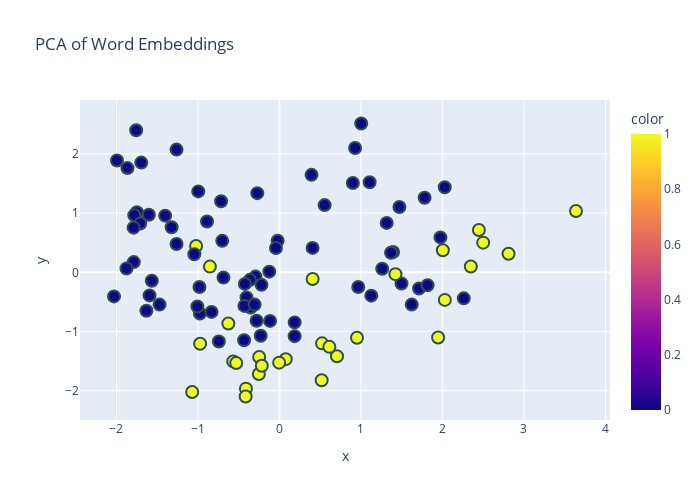

Notebook code for this chart:
### Markdown cell above
# Results 

Let's plot the embeddings of the focal word.

### Code cell
def plot_result(emb, labels, sentences):
    xy = PCA(n_components=2).fit_transform(emb)

    fig = px.scatter(
        x=xy[:, 0],
        y=xy[:, 1],
        color=labels,
        hover_data=[sentences],
        title="PCA of Word Embeddings",
    )
    fig.update_layout(width=700, height=500)
    fig.update_traces(
        marker=dict(size=12, line=dict(width=2, color="DarkSlateGrey")),
        selector=dict(mode="markers"),
    )
    fig.show()

emb1 = emb.detach().numpy()
plot_result(emb1, labels, sentences)

### Figure 1 — Plotly figure (JSON) as saved in the notebook; plotly's stock layout.template omitted (floating-point values rounded to 4 significant figures)
{"data": [{"customdata": [["apple 's safari had its first beta release in january 2003 ; as of april 2011 , it had a dominant share of apple-based web browsing , accounting for just over 7 % of the entire browser market ."], ["it is notable that , like many other fmv games of the era , golden gate killer uses apple 's quicktime technology for its integration of movies and sound , and also comes on a hybrid windows/macintosh cd-rom ( i.e. a single disc containing both the mac and windows versions of the game ) ."], ["before this announcement , valve teased the release by e-mailing several images to mac community and gaming websites ; the images featured characters from valve games with apple logos and parodies of vintage macintosh advertisements ."], ["in the eastern us , the gypsy moth prefers oaks , aspen , apple , sweetgum , speckled alder , basswood , gray , paper birch , poplar , willow , and hawthorns , amongst other species ."], ["marketing logo used by commodore in the us during the late 1980s amiga technologies logo incorporating the '' boing ball '' ( 1996 ) the name amiga was chosen by the developers from the spanish word for a female friend , because they knew spanish , and because it occurred before apple and atari alphabetically ."], ["projects include helping apple design the user-interface for applelink personal edition ( which became aol ) , hp with the design of the user interface for its halo telepresence system , kaiser permanente improve its online library for physicians and nurses , sabre revolutionize its graphical user-interface design for one-third of the world 's travel agents , livescribe with the first version of its smartpen , and sap 's with sustainability-oriented enterprise software ."], ["backers included apple co-founder steve wozniak and kickstarter co-founder yancey strickler , who pre-ordered the kit ."], ["they use apple laptops that students are required to supply themselves ."], ["its competitors were apple 's own speech recognition software ( built into mac os x ) ; dragon naturally speaking by nuance , running under windows virtualization software such as parallels desktop for mac or vmware fusion ; and the discontinued speech recognition program viavoice by nuance / ibm ."], ["this change was a response to the introduction of hulu and to apple 's new video rental services ."], ["computer lettering the evolution of desktop publishing powered by computers , especially those made by apple , began in the 1980s , and started having a gradual impact on comics lettering soon after ."], ["rambo is the name of two apple varieties ."], ["depending on the student 's major , a student will receive either an apple macbook pro or a lenovo thinkpad to work with ."], ["adam nash previously worked for linkedin , ebay and apple ."], ["this technique , possible in many professional and home software applications , is termed '' the ken burns effect '' in apple 's iphoto , imovie and final cut pro x software applications ."], ["the demos were running on '' xbox 360 alpha development kits '' which were apple powermac g5 , chosen due to the powerpc processor architecture that the machine shares with the xbox 360 ."], ["some mobile device manufacturers include mobile cloud storage apps with their product as is the case with apple ."], ["the ' summerfree ' is an apple cultivar first developed in italy in the 1990s by crossing ' pri 1956-6 ' and ' ed gould golden ' apples ."], ["in an attempt to correct this situation , apple federal systems has done work for adding some support for common access cards to their later snow leopard operating system updates out of the box using the muscle ( movement for the use of smartcards in a linux environment ) project ."], ["in april 2010 , the site was the 28th most visited site in the world according to alexa 's internet rankings and in august 2010 , the site was the 27th most visited site drawing more traffic than the websites of aol , bbc , flickr , craigslist , apple , cnn , linkedin , adobe , cnet , espn and several other heavy hitters ."], ["he has contributed numerous articles to the apple developers connection , computer arts magazine , and macworld magazine as well as appearing on techtv 's the screen savers ."], ["however , in recent years , its market share declined as a result of the growing use of touchscreen smartphones from other vendors , such as apple 's iphone line and android - based products ."], ["it is a developer tool included in apple mac os x v10.5 and later versions of mac os x , built on top of the dtrace tracing framework from opensolaris and ported to mac os x ."], ["a company representative , at the 2007 premiere of the apple iphone , promised it '' will feel like minority report ."], ["fone zone listed on the australian stock exchange in 2005 and recently announced the purchase of next byte , a chain of apple resellers , in an effort to broaden their income stream and enhance growth ."], ["it is commonly made from the fermentation of plum , but other fruits used include apricot , apple , pear , peach and cherries ."], ["he may have been a god of apple tree ."], ["hamton j . pig : hungry boy hamton ( a.k.a. '' junction '' ) - similar to konami 's loco-motion , hamton is walking along a blue path towards apple ."], ["apple and bunches of grape occur very frequently , other fruits less so ."], ["products in the caldera include fruits ( apple , grapes , quince fruit , pomegranate , fig , peach and tomato ) and vegetables ( bean , corn , potato , yam , manioc , and peppers ) for local consumption and commercial production ."], ["was a magazine for owners of apple 's ios devices ( iphone , ipad and ipod touch ) , published by future plc ."], ["critics felt that in the case of the latter , microsoft 's decision had delivered a potential blow to the adoption of usb 2.0 , as xp was to provide support for the competing , apple - developed firewire standard instead ."], ["esther balogh spoke on paprika , bruce kraig on hot dog and joan morgan on apple , soon to be the subject of her definitive the book of apples ( 1993 ) ."], ["ios ( ipad , iphone , ipod touch ) on january 19 , 2012 , namco bandai released a port of soulcalibur for apple 's ios platform ."], ["in the late 18th and early 19th centuries , westford primarily produced granite , apple , and worsted yarn ."], ["it is an agricultural center , producing primarily cereals , potato , and fruit ( mainly apple ) ."], ["the app first launched in february 2012 for san francisco users on apple devices ."], ["history development the development of the galaxy gear came in the midst of a push towards the growing smartwatch market ; samsung 's main competitor apple had been the subject of rumors suggesting an upcoming watch product , while the kickstarter - backed pebble ( which reached mass market availability in july 2013 ) has been credited with creating mainstream interest in the concept ."], ["in the fall of 2006 , used apple laptop computers were issued to each incoming freshman ."], ["apple has proposed and implemented a closure syntax for c that solves the upwards funarg problem by dynamically moving closures from the stack to the heap as necessary ."], ["the issue marked the eighth time jobs was featured on the cover of time , and included a photographic essay by diana walker , a retrospective on apple by harry mccracken and lev grossman , and a six-page essay by walter isaacson ."], ["bob mansfield is a hardware engineer working at apple ."], ["new species he described for the first time in the flora altaica include malus sieversii ( as pyrus sieversii ) , the wild ancestor of the apple , and the siberian larch ( larix sibirica ) ."], ["career he started his career at apple ."], ["the most common version of unix ( bearing certification ) is apple 's os x , while linux is the most popular non-certified workalike ."], ["due to the overall customer experience , including ease of use and emphasis on design , betterment has been called the '' apple of finance ."], ["the school has recently announced the shift to apple products for the 2014-2015 school year ."], ["technology industry pittsburgh has established itself as a technology hub with such companies as google , apple , intel and rand establishing campuses in the city ."], ["major prizes are supplied by adobe and apple ."], ["the fruit grow as small , showy , apple - like , red pome , ripening in september to october , and enduring into the winter ."], ["they also eat crops such as apple , and will raid maize and sorghum ."], ["on may 15 , 2013 , '' say the same thing '' became the 50 billionth download in apple 's app store ."], ["it was established in 1975 with a purpose of conservation of natural forests composed of walnut trees ( juglans regia ) , apple trees ( malus spp ) , alycha ( prunus divaricata ) and other species ."], ["in 2007 , apple announced that tahoma would be bundled with the next version of mac os x v10.5 ( '' leopard '' ) ."], ["← = = members = = members of the html working group include representatives from the following organizations : adobe systems inc. apple google , inc. hp microsoft mozilla opera software w3c has also invited several experts to collaborate with the working group including : robin berjon ( current editor for the html5 and dom4 specifications ) marcos cáceres ian devlin steve faulkner john foliot jeremy keith martin mcevoy janina sajka david sleight manu sporny oli studholme internal working system the htmlwg has members from a diverse community such as content provider , content authors and anyone interested in the work on html ."], ["itrack solo is an interface for recording instruments and vocals using an apple ipad ."], ["clowdy also have an for apple ios users and an for android ."], ["in the original , an apple obscures the face ."], ["according to stephenson , inspiration was drawn not just from the beatles , but also from the story of apple and their war with microsoft and how he thought the leaders of the two rivals would work if they were teammates ."], ["later desktop computers built by apple and ibm would also offer a simpler and more popular architecture to run lisp applications on ."], ["several apple proprietary disk image formats can be used to create these images , including the universal disk image format ( udif ) and the new disk image format ( ndif ) ."], ["the episode introduces sabre 's pyramid tablet , a device that serves as a parody of several tablet computer , specifically the apple ipad ."], ["the suicides drew media attention , and employment practices at foxconn , a large contract manufacturer , were investigated by several of its customers including apple and hp ."], ["at lower altitudes , temperate-climate trees are found , including oak , chestnut , maple , birch , alder , magnolia , apple , and apricot ."], ["this can be done either on a windows pc running fl studio natively , or an apple computer using either boot camp or virtualization ."], ["later bought by apple and distributed for free , at least in part to settle a class-action lawsuit brought by customers who demanded to know why their 32-bit 68020 microprocessors could not access more than 8 megabytes of ram ."], ["rogers introduced service on the gsm wireless network in 2002 , and brought apple 's iphone to canada in 2008 ."], ["another important activity is the production of apple , pear , peach and others , specially in the alto valle area , shared with río negro ."], ["among the ingredients used are plum or pear syrup , dried pears , plums or cherries , apple vinegar and honey ."], ["after demoing their product on an early apple computer , businesses became interested in obtaining their product ."], ["in 1959 , barclay hauled several wagonloads of apple to the roadside and set up a makeshift stand ."], ["mostarda di mantova ( also called mostarda di mele campanine or mostarda mantovana ) is made from small , sour green apple called mele campanine ."], ["some ( such as apple , atari , and acorn ) persevered with their independent and quite different systems ."], ["the fruits , which only ripen after dropping to the ground , are valued as an australian bush food and are variously described as tasting like stewed apple or kiwifruit ."], ["in modern ides all major development environments supply some manner of class browser , including apple xcode for mac os x cincom smalltalk codewarrior for microsoft windows , mac os , and embedded systems eclipse embarcadero delphi embarcadero jbuilder ibm websphere intellij idea kdevelop microsoft visual studio netbeans red gate .net reflector squeak smalltalk step ahead javelin visual prolog zeus for windows ide modern class browsers fall into three general categories : the columnar browsers , the outline browsers , and the diagram browsers ."], ["atlassian confluence apple calendar contactizer em client fruux facebook firstclass google calendar huddle liquidplanner lotus notes lotus organizer meeting maker ( peoplecube ) microsoft entourage microsoft exchange server microsoft office outlook 2000 microsoft office outlook 2007 microsoft office outlook 2010 microsoft office outlook 2013 microsoft works calendar midas web based room and resource scheduling software which allows export of bookings in ical format myphoneexplorer freeware phone manager for sonyericsson mobile phones ."], ["animal feces fresh bear scat showing a diet of apple bear scat showing consumption of bin bag in garbage horse feces the feces of animals often have special names ."], ["pennsylvania ranks fourth in the united states in dairy production , fourth in horticulture retail sales , first in agaricus mushroom production ( 62 % of u.s. output during 2011 -- 12 ) , fourth in apple production , fourth in grape production , and seventh in winemaking ."], ["he also seems to love stuffed toy , as evident in pitchin ' impossible in many episodes , he is seen doing many random things with body parts from dead characters , like using mime 's head for a jack o'lantern , using sniffles ' head for a bowling ball , mistaking disco bear 's severed head for a watermelon and weighing it on a scale , mistaking giggles ' heart as a piece of litter , and mistaking cuddles ' eye for an apple ."], ["iphone hacking brocious , under the pseudonym daeken , joined with a group of other hackers to reverse engineer the iphone , granting users the ability to use their phones in ways not intended by apple ."], ["main branch of economy is agriculture , is growing cereals ( barley , wheat , oats ) , vegetables , tobacco , sunflower and permanent crops : orchards ( apple , cherry , hair ) and vine ."], ["the fact that it was n't a '' clone '' of similar 8-bit systems ( like the apple , the trs-80 or even the sinclair spectrum ) certainly did not contributed to its popularity ."], ["in 1999 he portrayed original apple investor mike markkula in the tnt movie pirates of silicon valley ."], ["pascal cagni is a french business leader best known for his highly successful management of apple 's european business from 2000 to 2012 ."], ["taste can vary depending on soil conditions , and the tastes of apple , pineapple , and banana together is also common ."], ["ios version chrome is available on apple 's mobile ios operating system as google chrome for ios ."], ["beignet are also very famous and are commonly prepared with apple and served with vanilla sauce ."], ["hocevar is part of goatse security , an information security working group most known for revealing a security flaw in at&t 's website , leading to the release of 114,000 email addresses of apple ipad users ."], ["espn media outlets espn mvp/mobile the book those guys have all the fun : inside the world of espn notes that apple ceo steve jobs reportedly told espn president george bodenheimer in reference to an espn-branded samsung flip-phone released in 2006 , '' your phone is the dumbest fucking idea i have ever heard '' ."], ["in 2007 , she wrote the piano piece '' the kiss '' that was used for a worldwide tv advertising campaign for apple ipad 3 and it was also used for marks & spencer 's advert ."], ["the codling moth cydia pomonella causes worm-holes in apple ."], ["medavoy himself leaves his wife , recognizing that she is holding him back , but it is too late to save his relationship with donna , who leaves to take a job with apple in california ."], ["companies covered include apple , bbc , bskyb , bt , canal+ , channel 4 , ee , dmgt , facebook , channel 5 , google , guardian media group , hibu , hutchison 3g , iliad s.a . , itv , microsoft , nokia , o2 , orange , sfr , sky deutschland , sky italia , t-mobile , talktalk , virgin media , vodafone , yahoo! ."], ["as a location scout in hollywood , he has recently scouted for the hangover part iii , hawaii five-0 , burlesque , the fighter , castle and commercials for brands such as apple , exxonmobil , ford , hyundai , mountain dew , nike , pepsi , verizon and others ."], ["idex holds early patents for low-cost capacitive fingerprint sensors and has a cross-licence with apple relating to this technology ."], ["introduced in 1999 , it preceded the apple ipod and similar players ."], ["he also played norvo tigan , the brother of nicole de boer 's character of ezri dax , in the episode , '' '' ; '' psychic-guy '' patient mr. duff in the grey 's anatomy episode , '' save me '' ; the driver in the 2001 vw jetta ad , '' big day '' ; and the groom in the apple idvd ad , '' elope '' ."], ["pangea software is an apple product game company based in austin , texas that is owned and operated by brian greenstone ."], ["the digital audio access protocol ( daap ) is the proprietary protocol introduced by apple in its itunes software to share media across a local network ."], ["he has also been featured in print campaigns for apple and disney ."]], "hovertemplate": "x=%{x}<br>y=%{y}<br>hover_data_0=%{customdata[0]}<br>color=%{marker.color}<extra></extra>", "legendgroup": "", "marker": {"color": [0, 0, 0, 1, 0, 0, 0, 0, 0, 0, 0, 1, 0, 0, 0, 0, 0, 1, 0, 0, 0, 0, 0, 0, 0, 1, 1, 1, 1, 1, 0, 0, 1, 0, 1, 1, 0, 0, 0, 0, 0, 0, 1, 0, 0, 0, 0, 0, 0, 1, 1, 0, 1, 0, 0, 0, 0, 1, 0, 0, 0, 0, 0, 1, 0, 0, 0, 1, 1, 0, 1, 1, 0, 1, 0, 0, 1, 1, 1, 0, 1, 0, 0, 0, 1, 0, 1, 0, 0, 0, 1, 0, 0, 0, 0, 0, 0, 0, 0, 0], "coloraxis": "coloraxis", "line": {"color": "DarkSlateGrey", "width": 2}, "size": 12, "symbol": "circle"}, "mode": "markers", "name": "", "orientation": "v", "showlegend": false, "type": "scatter", "x": [0.9674, 1.395, -1.594, 0.5227, 0.187, -0.02179, -0.2934, -0.7434, -0.976, -0.2805, -1.993, -0.9735, 0.1868, 0.9288, 2.262, 1.624, -1.602, 0.07789, 1.261, 0.3937, -0.8885, 1.713, -1.75, -1.781, 0.5546, -0.411, -0.6271, -1.023, 0.952, 2.03, -1.788, -2.03, -0.8533, -0.362, 2.006, 0.7066, -1.709, -0.7161, -0.3532, 1.127, -1.323, -1.263, 2.5, -0.9961, -1.633, -0.22, -1.471, -0.2718, -0.702, 0.613, -0.2525, 1.472, 3.64, 1.369, 1.004, 1.498, -0.8331, -0.003637, -1.877, -1.696, -0.404, -1.007, -1.045, 2.812, -0.2298, -1.758, -0.4296, -0.5669, 0.5183, -0.9815, 1.424, 2.448, -1.263, -0.4146, 1.818, 0.9009, -0.2488, 0.4072, -0.5304, -0.4337, 1.948, 1.782, -0.04272, 0.4068, -1.071, -1.79, -0.2162, -0.4242, 2.029, 1.107, 2.349, -0.3038, -0.1153, 1.316, 1.976, -1.402, -1.566, -0.1248, -0.6867, -1.865], "xaxis": "x", "y": [-0.2484, 0.3431, -0.3901, -1.2, -0.846, 0.5327, -0.07237, -1.168, -0.6951, -0.8176, 1.888, -1.206, -1.079, 2.1, -0.4399, -0.5453, 0.9725, -1.468, 0.06078, 1.646, 0.8583, -0.2739, 1.014, 0.9636, 1.136, -1.965, -0.8646, 0.4444, -1.106, -0.4658, 0.172, -0.4072, 0.09613, -0.1272, 0.3717, -1.419, 0.8237, 1.2, -0.5951, -0.3944, 0.761, 2.073, 0.5007, 1.367, -0.6492, -0.2123, -0.546, 1.337, 0.5311, -1.26, -1.718, 1.104, 1.035, 0.3294, 2.514, -0.1896, -0.6693, -1.526, 0.06461, 1.853, -0.4238, -0.5785, 0.3046, 0.3128, -1.073, 2.398, -0.5677, -1.506, -1.823, -0.2483, -0.03125, 0.7153, 0.4775, -2.098, -0.2183, 1.509, -1.431, -0.1135, -1.531, -1.149, -1.1, 1.26, 0.4094, 0.412, -2.021, 0.7544, -1.579, -0.1961, 1.436, 1.52, 0.09822, -0.5458, -0.8214, 0.8345, 0.5892, 0.957, -0.1438, 0.01135, -0.08977, 1.761], "yaxis": "y"}], "layout": {"coloraxis": {"colorbar": {"title": {"text": "color"}}, "colorscale": [[0, "#0d0887"], [0.1111, "#46039f"], [0.2222, "#7201a8"], [0.3333, "#9c179e"], [0.4444, "#bd3786"], [0.5556, "#d8576b"], [0.6667, "#ed7953"], [0.7778, "#fb9f3a"], [0.8889, "#fdca26"], [1, "#f0f921"]]}, "height": 500, "legend": {"tracegroupgap": 0}, "title": {"text": "PCA of Word Embeddings"}, "width": 700, "xaxis": {"anchor": "y", "domain": [0, 1], "title": {"text": "x"}}, "yaxis": {"anchor": "x", "domain": [0, 1], "title": {"text": "y"}}}}
